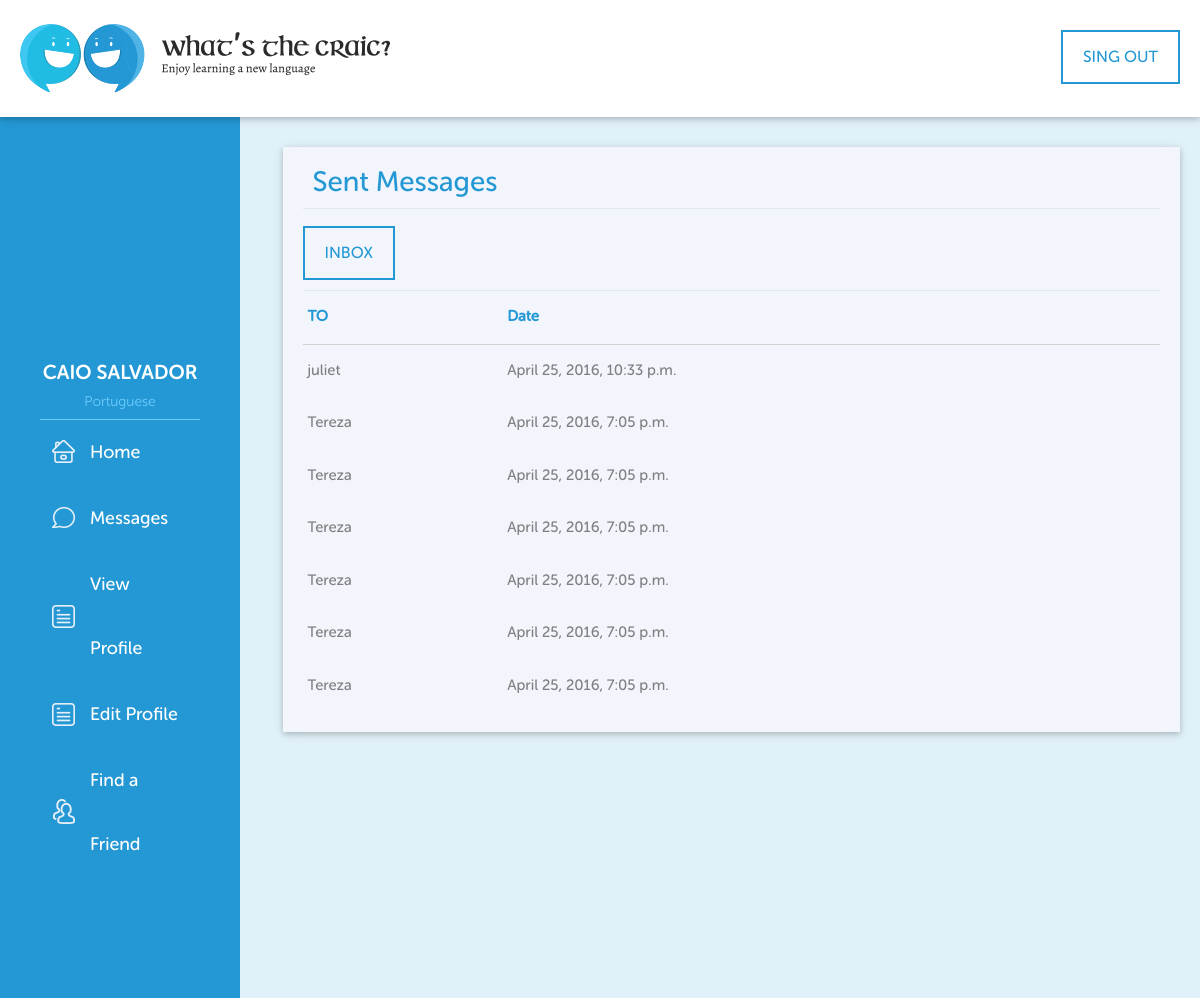
Before: /profile/sentmessages/ (signed in) with the older database file.
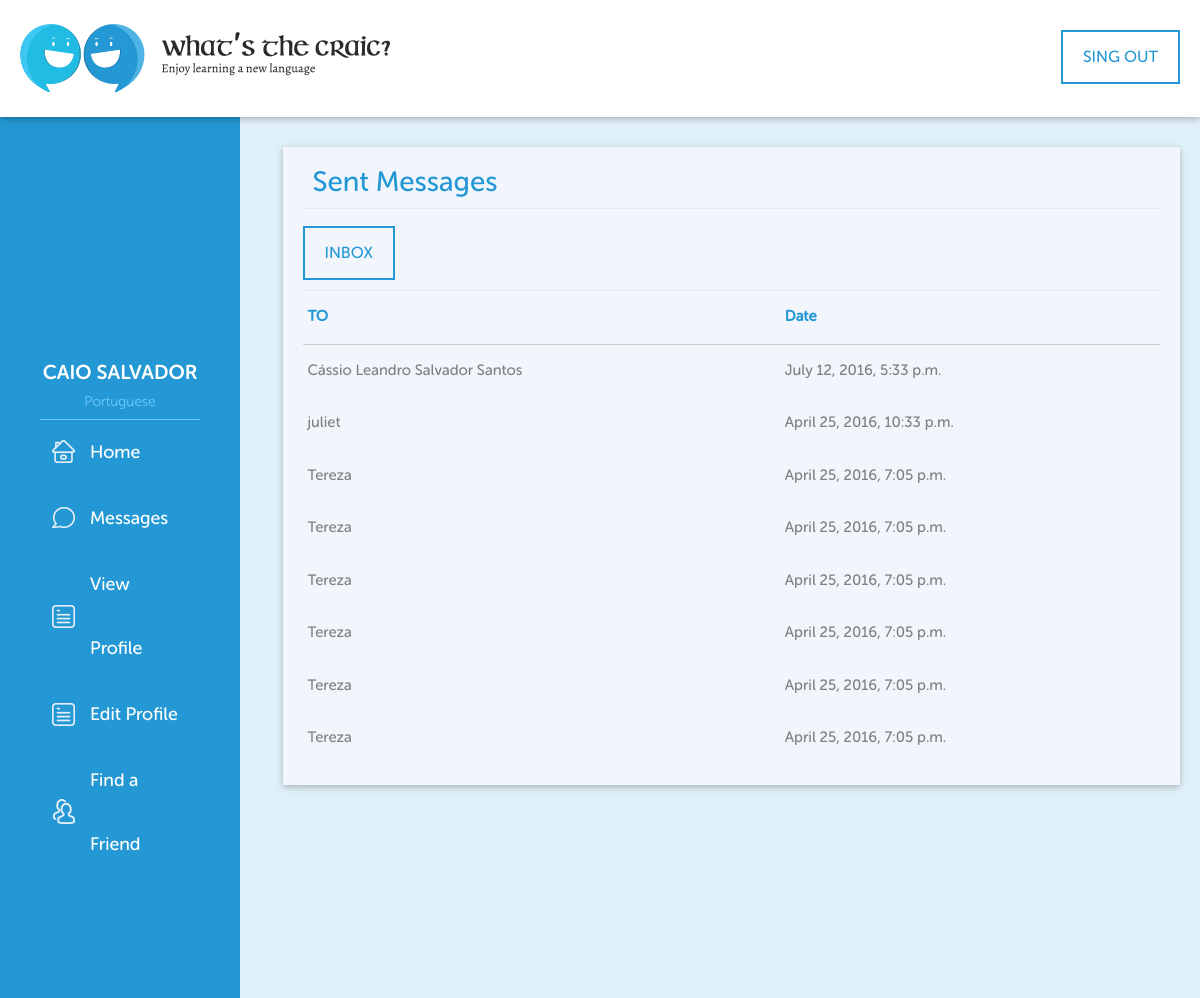
After: the same page with the newer database file.
### profiles/models.py (models this page shows, shortened)
class Message(models.Model):
	from_user = models.ForeignKey(Profile, related_name="message_from_user")
	to_user = models.ForeignKey(Profile, related_name="message_to_user")
	message = models.TextField()
	date = models.DateTimeField(auto_now=False, auto_now_add=True)
	visualized = models.BooleanField(default=False)

class Profile(models.Model):
	user = models.OneToOneField(settings.AUTH_USER_MODEL)
	name = models.CharField(max_length=100)
	email = models.EmailField(max_length=100, unique=True)
	nui_id = models.IntegerField(unique=True)
	staff = models.BooleanField(default=False)
	native = models.ForeignKey(Language)
	learning = models.ManyToManyField(Language, related_name="profile_languages")
	about = models.TextField(null=True)
	picture = models.ImageField(
		blank=True,
		null=True,
		upload_to=download_media_location
		) #, storage=FileSystemStorage(location=settings.PROTECTED_ROOT)
	def __str__(self): #def __unicode__(self):
		return self.name
	def get_new_messages_count(self):
		count = Message.objects.filter(to_user=self, visualized=False).count()
		return count

### profiles/views.py (the view)
class SentMessages(SuccessMessageMixin, ListView):
	template_name = "sentmessages.html"
	paginate_by = 10
	context_object_name = "sent_messages"
	def get_queryset(self):
		profile = Profile.objects.get(user=self.request.user)
		return Message.objects.filter(from_user = profile).order_by('-date')
	def get_context_data(self, **kwargs):
		context = super(SentMessages, self).get_context_data(**kwargs)
		user = self.request.user
		profile = Profile.objects.get(user=self.request.user)
		new_messages_count = profile.get_new_messages_count()
		context["profile"] = profile
		context["new_messages_count"] = new_messages_count
		context["site_name"] = 	"What's the Craic?"
		context["title"] = 	""
		context["submit_btn"] = ""
		return context

### languages/models.py (called while the page is built)
	def __str__(self): #def __unicode__(self):
		return self.name

### templates/sentmessages.html (shortened to what this page needs)
{% extends "base.html" %}
{% load staticfiles %}
{% block content %}
{% include "header-dash.html" %}
    <div class="wrarp">
        <div class="row">
            <div class="col l12 m12 s12">
                <div class="friends messages box z-depth-1">
                    <h3 class="title-section">Sent Messages</h3>
                    <div class="cont-nav-messages">
                        <a href="{%url 'profiles:inbox' %}" class="btn-wtc">INBOX</a>
                    </div>
                    {% if sent_messages %}
                        <table>
                            <thead>
                              <tr>
                                  <th>TO</th>
                                  <th>Date</th>
                              </tr>
                            </thead>
                            <tbody>
                        {% for message in sent_messages %}
                            <tr class="resume">
                                <td>{{message.to_user}}</td>
                                <td>{{message.date}}</td>
                            </tr>
                        {% endfor %}
                            </tbody>
                        </table>
                    {% else %}
                        <h1>No messages :(</h1>
                    {% endif %}
                </div>
            </div>
        </div>
    </div>
</main>
{% endblock content %}

Changed rows visible on the page:
added Message: to_user "Cássio Leandro Salvador Santos", date "July 12, 2016, 5:33 p.m."
